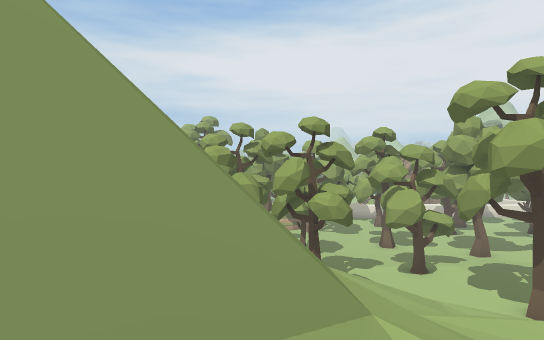
View 1 (above)

24 first-person views from a walk through a Unity game level. The camera is 1.5 m above the floor, looks level and sees 80° across. The floor is counted in squares, 2 m on a side. Each view is taken from the middle of a square. On the plan, view 1 faces up. The plan holds only what a view shows up to about 11 squares ahead; the rest is blank. The place goes on beyond the plan. The player is left out.

View 2
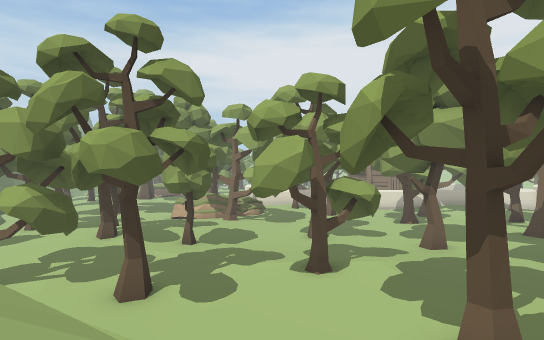

View 3
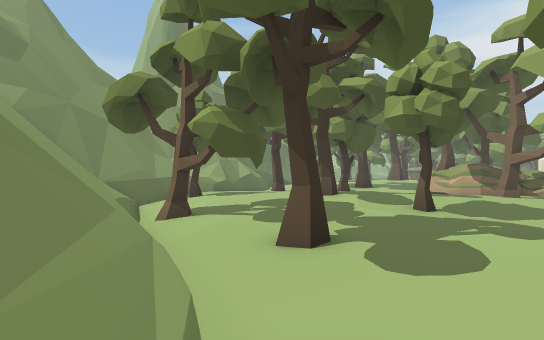

View 4
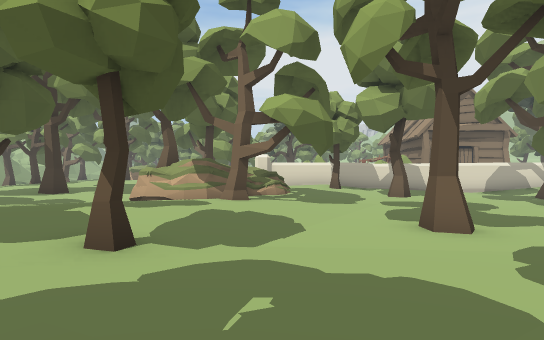

View 5
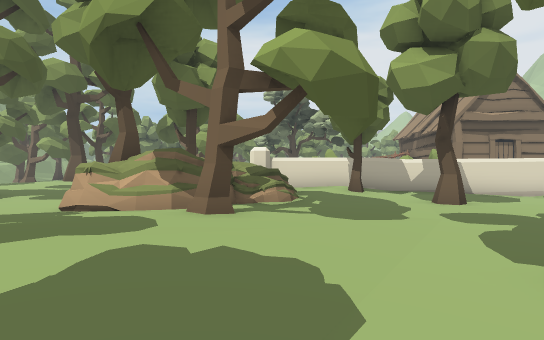

View 6
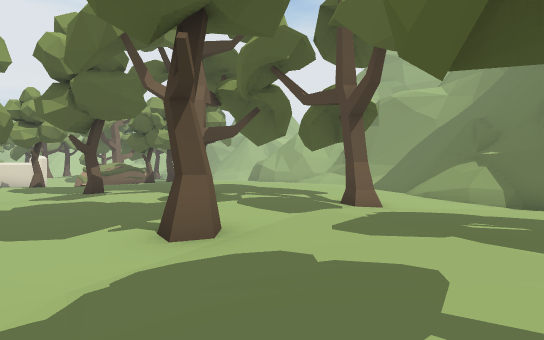

View 7
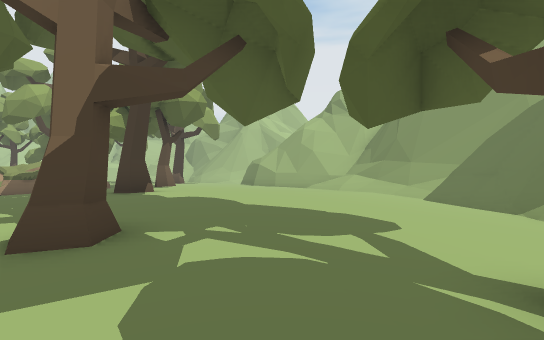

View 8
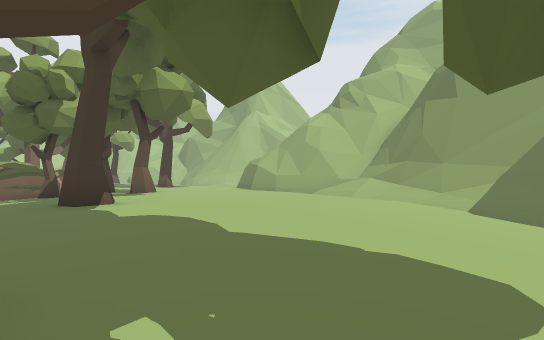

View 9
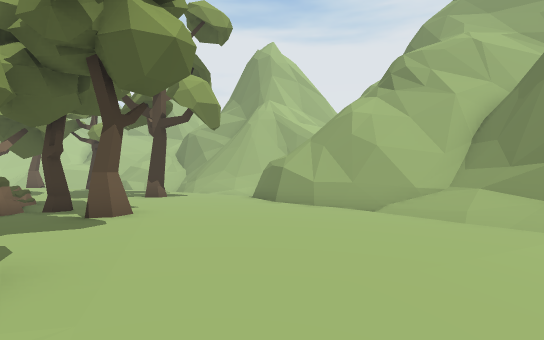

View 10
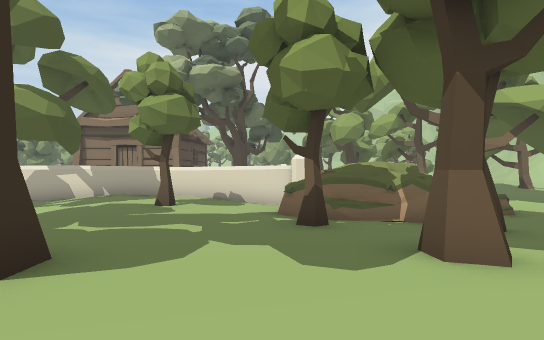

View 11
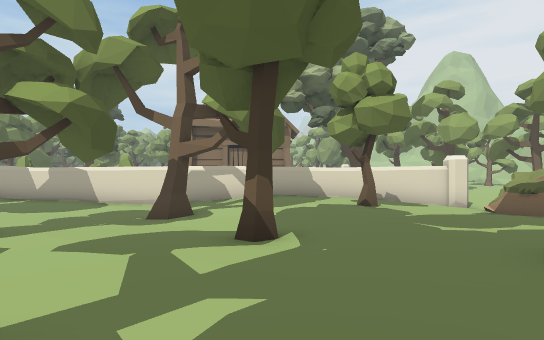

View 12
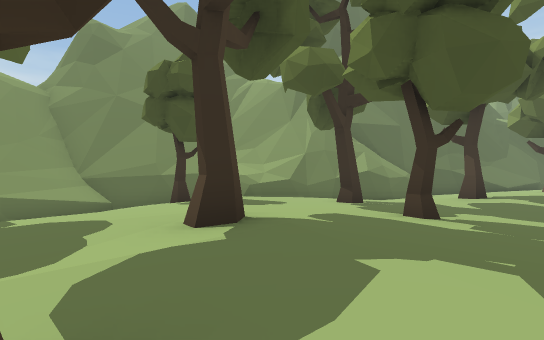

View 13
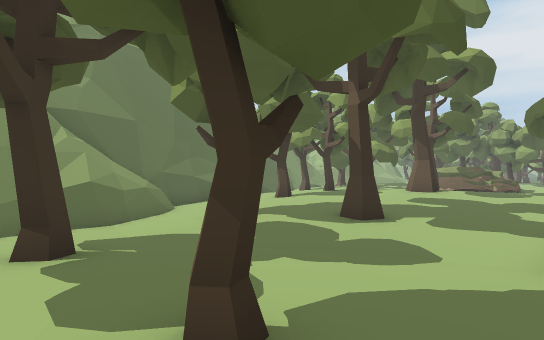

View 14
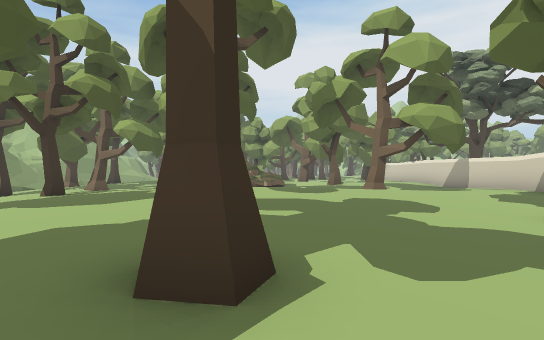

View 15
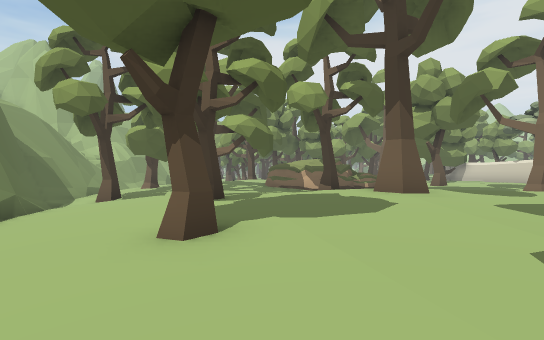

View 16
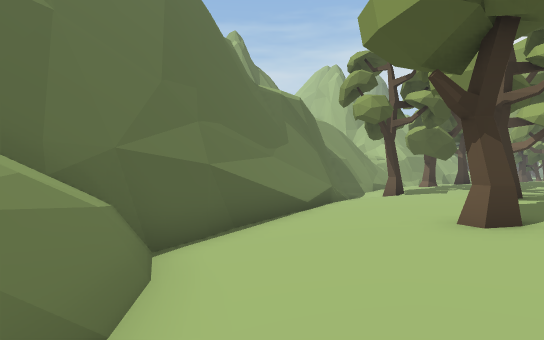

View 17
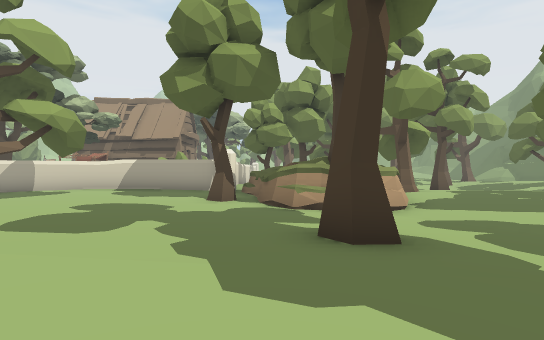

View 18
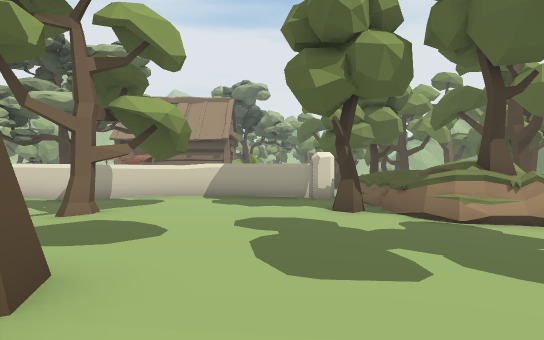

View 19
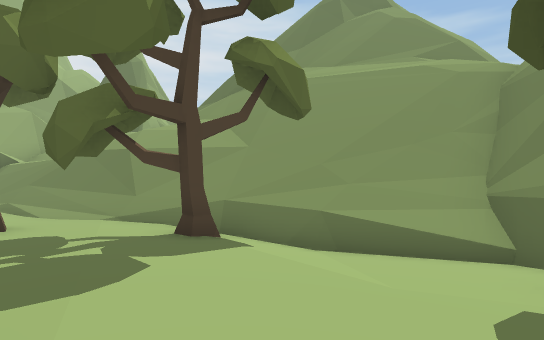

View 20
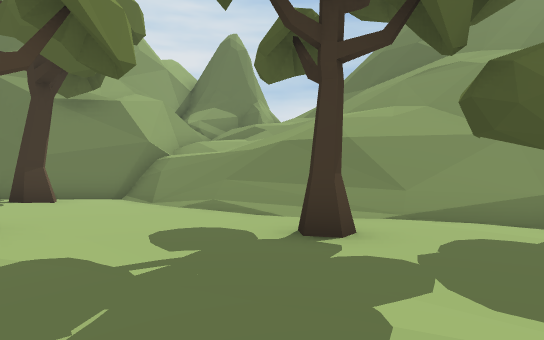

View 21
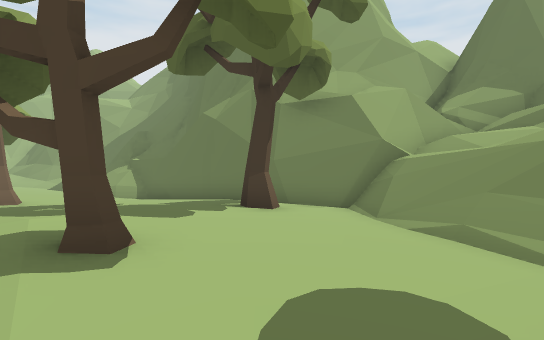

View 22
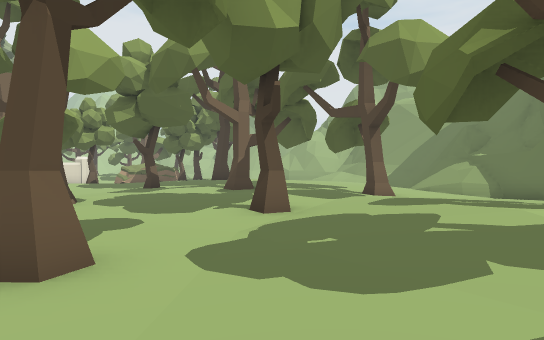

View 23
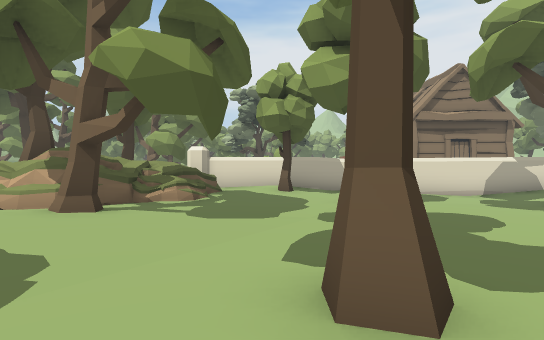

View 24
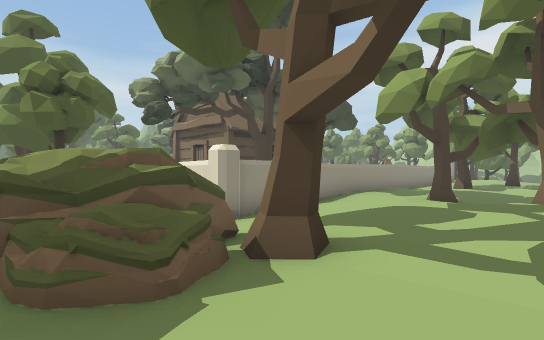

### Floor plan
Key: @ floor where view 1 was taken; # wall or solid block; . main floor; : floor 0.25 m higher than the main floor; - floor 0.25 m lower than the main floor; _ floor 0.5 m lower than the main floor; < floor 0.75 m lower than the main floor; ( floor 1 m lower than the main floor; / step, stairs or slope; = window, fence, low wall or low ledge; ^ raised ledge; v drop or lower ground; T tree; O other object.
Columns run from 15 left of view 1 to 27 right of it. Each row starts with its distance up from view 1.
 32 #</_-T         ---#                    -_
 31 #//__          _-.#                  ../_
 30 #=T__        .T/..#                 #.-T_
 29 ##(/_-...   ......#                 #/.-
 28 ###_/-T..TT.......#                 #_.. TT
 27 ###_//............#                 #_//
 26 ###////........-..#                 #_//::T
 25 ###<///......----.#                 #/ /./:
 24   ##</T.....---T-/###################(//./.
 23    #<//-...--_/O##=.T/____<<//....-/  O/T..
 22    #(///-.TT__OTOO=.//T__<<TT//.T.-/OOOTT..
 21    ##///---___TTOO=/-_T___<__//...-OOOOOO.
 20     ###_T-____OOOO---______/__/.....OOO....
 19      ##<_-___/--.T.--____T--/-......T.T..
 18       ##___/////...-______--..T...........T
 17       ##_-T..T/...//______-..........T.....
 16        #/-......///__T___--.....:T:.......-
 15        #=.....:///_______--.T...:::......--
 14        ##.....T/T-____/_T-......::......-##
 13         # T//.....///////-.............-##
 12         ##////...../////...............##
 11       v ##///-.----.T.....TT........../##
 10       =##//=vT--T--./.....---.......///#
  9       =v#////==/__--/.....--------//####
  8       #////////=#/_--TT..--/=//////##
  7        /////////##//-..######=####^^
  6         ////////////=###    ^==^
  5      #==//=//////////#       ^^
  4       ^^###/=///////##
  3          ######/////#
  2                ////##
  1               #=/ ##
  0                @

Where each view was taken, in squares from view 1:
view 1: 0 up, 0 right, facing up
view 2: 4 up, 4 right, facing up
view 3: 7 up, 4 right, facing up-left
view 4: 11 up, 3 right, facing up
view 5: 14 up, 3 right, facing up
view 6: 13 up, 5 right, facing right
view 7: 13 up, 10 right, facing right
view 8: 13 up, 12 right, facing right
view 9: 14 up, 16 right, facing right
view 10: 14 up, 20 right, facing up
view 11: 14 up, 15 right, facing up
view 12: 15 up, 2 right, facing left
view 13: 16 up, 1 left, facing up-left
view 14: 20 up, 4 left, facing up
view 15: 21 up, 8 left, facing up
view 16: 20 up, 8 left, facing up-left
view 17: 23 up, 8 left, facing right
view 18: 26 up, 7 left, facing right
view 19: 15 up, 3 left, facing down
view 20: 14 up, 2 right, facing down
view 21: 12 up, 2 right, facing down-right
view 22: 14 up, 3 right, facing right
view 23: 14 up, 5 right, facing up
view 24: 20 up, 27 right, facing up-left
